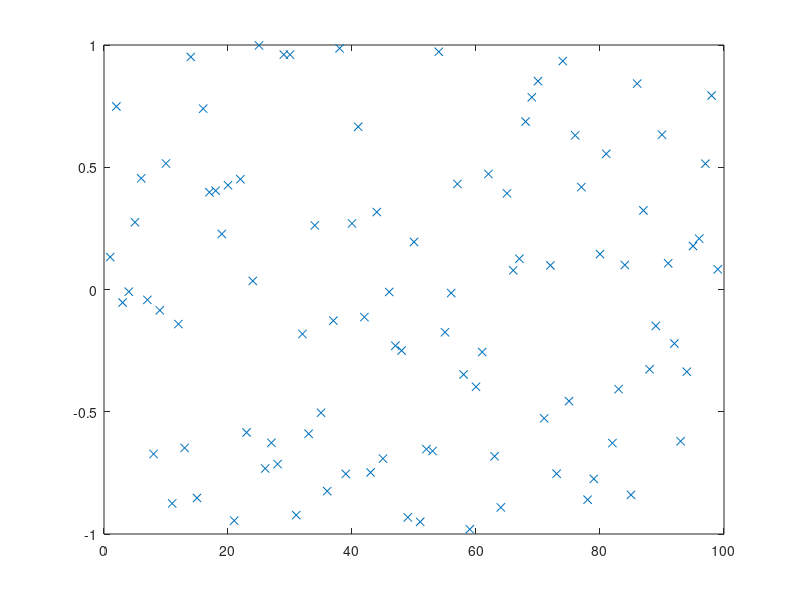

This chart was generated by the following MATLAB code: (Note: this script raises an error after producing the figure.)
% script <a href="matlab:RR_InsertionSortTest">RR_InsertionSortTest</a>
% Test <a href="matlab:help RR_InsertionSort">RR_InsertionSort</a> on a random set of data.
% Renaissance Codebase, https://github.com/tbewley/RC/NRchap07
% Copyright 2023 by Thomas Bewley, distributed under BSD 3-Clause License. 

n=99; D=2*rand(n,1)-1; close all, plot(D(:,1),'x'), pause(0.1)
[D,index]=RR_InsertionSort(D,1,n);   plot(D(:,1),'x')

% end script RR_InsertionSortTest
